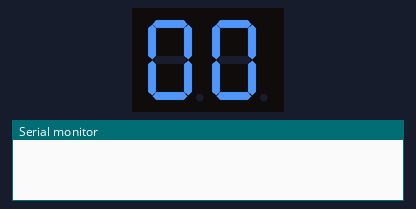
Bench run of a program on a simulated Arduino Uno, built with avr-gcc and run on an emulated ATmega328P. Shown: 2-digit seven-segment display, the last lines printed to the serial monitor. Wiring (inferred from the names in the program): 2-digit 7-segment display, segments lit when HIGH: segments pin 2, pin 3, pin 4, pin 5, pin 6, pin 7, pin 8; digit selects pin 9, pin 10. The segment pins are drawn as the display they are named for.

Above: at 0.1 s.
At 4.1 s:
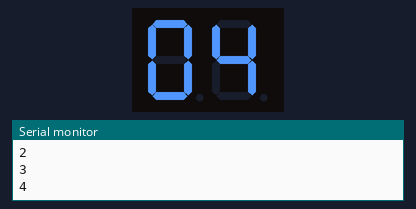
At 9.1 s:
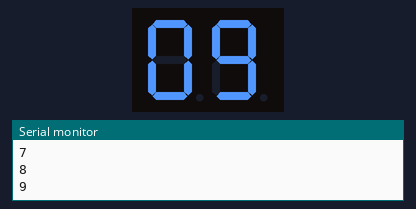
At 19.1 s:
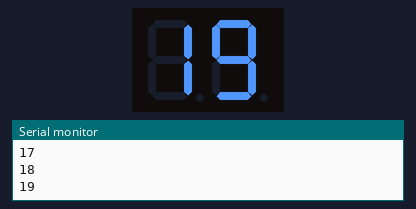
At 28.1 s:
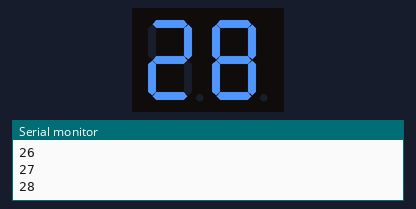
At 38.1 s:
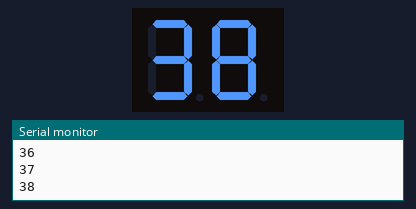

Measured:
- what the display in image 0 shows lasts 1.1 s, from 0.0 s to 1.1 s

The program:

main.cpp
```cpp
#include <Arduino.h>
// LAB 8: Display 7 Segmentos - Contador con Multiplexación
// Pines de segmentos a, b, c, d, e, f, g
const int SEG[] = {2, 3, 4, 5, 6, 7, 8};
// Pines de selección de dígito (cátodo común → transistor NPN)
const int DIG[] = {9, 10};
// Tabla de segmentos para dígitos 0-9 (cátodo común)
const byte TABLA[] = {
  0b00111111, // 0
  0b00000110, // 1
  0b01011011, // 2
  0b01001111, // 3
  0b01100110, // 4
  0b01101101, // 5
  0b01111101, // 6
  0b00000111, // 7
  0b01111111, // 8
  0b01101111 // 9
};
int contador = 0;
unsigned long ultimoTick = 0;
void mostrarDigito(int digito, int valor) {
    // Apagar todos los dígitos
    for(int i = 0; i < 2; i++) digitalWrite(DIG[i], HIGH);
      byte seg = TABLA[valor];
    for(int s = 0; s < 7; s++)
      digitalWrite(SEG[s], (seg >> s) & 1);
    // Activar el dígito seleccionado
    digitalWrite(DIG[digito], LOW);
    delayMicroseconds(2000); // 2ms por dígito = 50Hz total
}
void setup() {
    for(int i = 0; i < 7; i++) pinMode(SEG[i], OUTPUT);
    for(int i = 0; i < 2; i++) { pinMode(DIG[i], OUTPUT); digitalWrite(DIG[i],
    HIGH); }
    Serial.begin(9600);
}
void loop() {
    // Mostrar decenas y unidades
    mostrarDigito(0, contador / 10);
    mostrarDigito(1, contador % 10);
    // Incrementar cada segundo sin usar delay()
    if (millis() - ultimoTick >= 1000) {
        ultimoTick = millis();
        contador = (contador + 1) % 100;
        Serial.println(contador);
    }
}
```
